Frame 1 (no input): blank canvas, image omitted
Frame 60 (the mouse pressed at the canvas centre just before this capture): blank canvas, image omitted
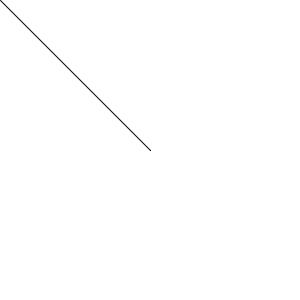
Frame 120 (the mouse held since frame 60 and released just before this capture)

The Processing sketch whose frames 1 and 60 were blank and that drew this single picture after the mouse press (run headless with seeded random() and noise(); from frame 60 on, the mouse is pressed at the canvas centre):

// Processing sketch: penDrawing
// ── penDrawing.pde
void setup() {
  size(300, 300);
  background(255);
}

void draw() {
  if (mousePressed){   
    if (mouseButton == LEFT){
      stroke(255,0,0);
    }else {
      stroke(0);
    }

    line(pmouseX,pmouseY, mouseX,mouseY);
  }
}
